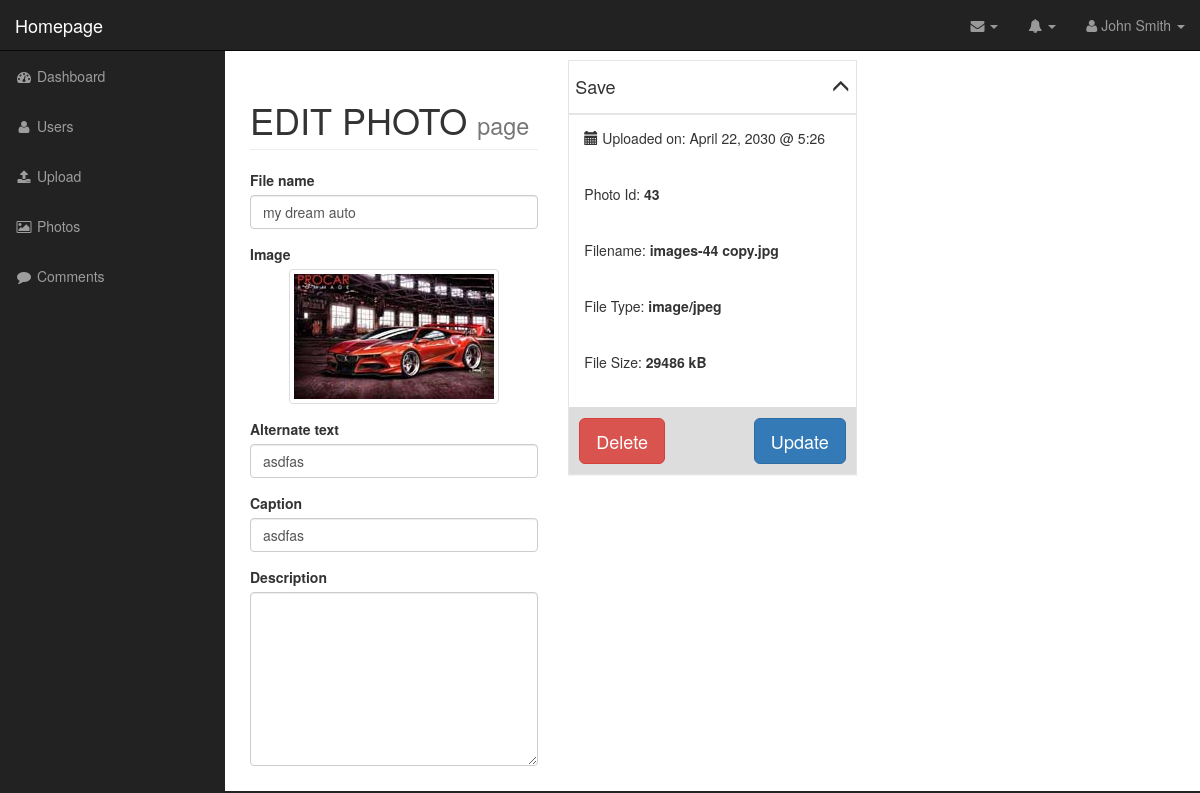
/CMS_TEMPLATE_PHP/admin/edit_photo.php?id=43 (signed in), run on the app's committed database.
### tables this page shows
CREATE TABLE `photos` (
  `id` int(11) NOT NULL AUTO_INCREMENT,
  `title` varchar(255) DEFAULT NULL,
  `caption` varchar(255) DEFAULT NULL,
  `description` text,
  `filename` varchar(255) DEFAULT NULL,
  `alternate_text` varchar(255) DEFAULT NULL,
  `type` varchar(255) DEFAULT NULL,
  `size` int(11) DEFAULT NULL,
  PRIMARY KEY (`id`)
);

### CMS_TEMPLATE_PHP/admin/includes/database.php (called while the page is built, shortened)
<?php
class Database {
    public $connection;
    public function open_db_connection(){
    $this->connection = new mysqli(DB_HOST,DB_USER,DB_PASS,DB_NAME);
    }
    public function query($sql){
        $result = $this->connection->query($sql);
        return $result;
    }
}
$database = new Database;
?>

### CMS_TEMPLATE_PHP/admin/includes/db_object.php (called while the page is built, shortened)
<?php
class Db_object {
      static public function find_by_id($id){
          $the_result_array = static::find_by_query("SELECT * FROM " . static::$db_table . " WHERE id = $id LIMIT 1");
          return !empty($the_result_array) ? array_shift($the_result_array) : false;
      }
      public static function find_by_query($sql){
          global $database;
          $result_set = $database->query($sql);
          $the_object_array = array();
          while($row = mysqli_fetch_array($result_set)){
              $the_object_array[] = static::instantiation($row);
          }
          return $the_object_array;
      }
      public static function instantiation($the_record){
          $the_object = new $calling_class;
          foreach ($the_record as $the_attribute => $value){
              if($the_object->has_the_attribute($the_attribute)){
                $the_object->$the_attribute = $value;
              }
          }
          return $the_object;
      }
      private function has_the_attribute($the_attribute){
          return property_exists($this, $the_attribute);
      }
}
 ?>

### CMS_TEMPLATE_PHP/admin/includes/photo.php (called while the page is built, shortened)
<?php
class Photo extends Db_object {
  public $filename;
  public $upload_directory = "images";
  public function picture_path(){
    return $this->upload_directory.DS.$this->filename;
  }
}
?>

### CMS_TEMPLATE_PHP/admin/edit_photo.php (the view, shortened to what this page needs)
<?php include("includes/header.php"); ?>
<?php
if(empty($_GET['id'])){
  redirect("../photos.php");
} else {
  $photo = Photo::find_by_id($_GET['id']);
}
 ?>
    <nav class="navbar navbar-inverse navbar-fixed-top" role="navigation">
<?php include("includes/top_nav.php");?>
<?php include("includes/side_nav.php"); ?>
    </nav>
<div id="page-wrapper">
    <div class="container-fluid">
        <div class="row">
            <div class="col-lg-4">
                <h1 class="page-header">
                    <span  style="text-transform:uppercase;">edit photo</span>
                    <small>page</small>
                </h1>
                <form class="" action="" method="post">
                <div class="form-group">
                  <label for="title">File name</label>
                  <input id="title" class="form-control" type="text" name="title" value="<?php echo $photo->title; ?>">
                </div>
                <div class="form-group">
                  <label for="alternate_text">Image</label>
                  <a href="#"><img src="<?php echo $photo->picture_path(); ?>" alt="<?php echo $photo->alternate_text; ?>" class="img-rounded center-block img-thumbnail"></a>
                </div>
                <div class="form-group">
                  <label for="alternate_text">Alternate text</label>
                  <input id="alternate_text" class="form-control" type="text" name="alternate_text" value="<?php echo $photo->alternate_text; ?>">
                </div>
                <div class="form-group">
                  <label for="caption">Caption</label>
                  <input id="caption" class="form-control" type="text" name="caption" value="<?php echo $photo->caption; ?>">
                </div>
                <div class="form-group">
                  <label for="editor">Description</label>
                  <textarea id="editor" class="form-control" name="description" rows="8" cols="80"><?php echo $photo->description; ?></textarea>
                </div>
                </div>
                <div class="col-md-4" >
                    <div  class="photo-info-box">
                        <div class="info-box-header">
                           <h4>Save <span id="toggle" class="glyphicon glyphicon-menu-up pull-right"></span></h4>
                        </div>
                    <div class="inside">
                      <div class="box-inner">
                         <p class="text">
                           <span class="glyphicon glyphicon-calendar"></span> Uploaded on: April 22, 2030 @ 5:26
                          </p>
                          <p class="text ">
                            Photo Id: <span class="data photo_id_box"><?php echo $photo->id; ?></span>
                          </p>
                          <p class="text">
                            Filename: <span class="data"><?php echo $photo->filename; ?></span>
                          </p>
                         <p class="text">
                          File Type: <span class="data"><?php echo $photo->type; ?></span>
                         </p>
                         <p class="text">
                           File Size: <span class="data"><?php echo $photo->size; ?> kB</span>
                         </p>
                      </div>
                      <div class="info-box-footer clearfix">
                        <div class="info-box-delete pull-left">
                            <a  href="delete_photo.php?id=<?php echo $photo->id; ?>" class="btn btn-danger btn-lg ">Delete</a>
                        </div>
                        <div class="info-box-update pull-right ">
                            <input type="submit" name="update" value="Update" class="btn btn-primary btn-lg ">
                        </div>
                      </div>
                    </div>
                </div>
            </div>
            </div>
        </div>
    </div>
</div>
<?php include("includes/footer.php"); ?>

### CMS_TEMPLATE_PHP/admin/css/sb-admin.css (style rules this page uses)
body { margin-top: 100px; background-color: #222; }
@media (min-width:768px) { body { margin-top: 50px; } }
#page-wrapper { width: 100%; padding: 0; background-color: #fff; }
@media (min-width:768px) { #page-wrapper { padding: 10px; } }

### CMS_TEMPLATE_PHP/admin/css/style.css (style rules this page uses)
.photo-info-box { border: 1px solid #e5e5e5; -webkit-box-shadow: 0 1px 1px rgba(0,0,0,.04); -moz-box-shadow: 0 1px 1px rgba(0,0,0,.04); box-shadow: 0 1px 1px rgba(0,0,0,.04); background-color: #fff; }
.info-box-header { padding: 6px; border-bottom: 1px solid #e5e5e5; -webkit-box-shadow: 0 1px 1px rgba(0,0,0,.04); -moz-box-shadow: 0 1px 1px rgba(0,0,0,.04); box-shadow: 0 1px 1px rgba(0,0,0,.04); background-color: #fff; }
.photo-info-box .box-inner { border-top: 1px solid #e5e5e5; background-color: #fff; padding: 6px; }
.photo-info-box .box-inner .text { padding: 7px 9px 19px; }
.photo-info-box .box-inner .data { font-weight: bold; }
.photo-info-box .info-box-footer { border-top: 1px solid #ddd; background-color: #ddd; padding: 10px; }

### data on the page
photos: title "my dream auto", filename (picture), alternate_text "asdfas", caption "asdfas", id "43", filename "images-44 copy.jpg", type "image/jpeg", size "29486"
